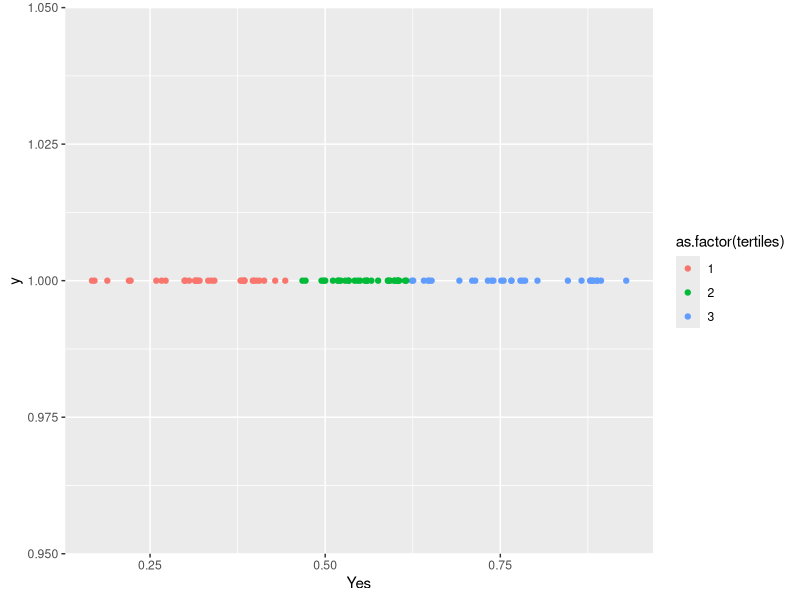

Recreate this plot in R.
library(caret)
library(dplyr)
library(purrr)

# read dataframe
df <- read.csv('../data/banco-conversao-16-10-20.csv')
df_josi <- read.csv('../data/banco-conversao-josi.csv')
df_lu <- read.csv('../data/banco-apesm-3-anos.csv')

# check dataframe structure
#str(df) 

# filter for 468 from 2nd wave
df <- df %>% filter(., !is.na(mora_t2))

# rename rec variable from 2nd dataset
colnames(df_josi)[colnames(df_josi) == "a02rec"] <- "rec"
colnames(df_lu)[colnames(df_lu) == "a02rec"] <- "rec"

# add variables from another dataset
df <- left_join(df, df_josi %>%
   select(rec, starts_with(c("CTQ", "Abuso", "Negligencia", "cluster")), miniA11, miniA12,
          miniA03ATa, miniA03ATb, miniA03ATc1, miniA03ATc2, miniA03ATd, miniA03ATe1,
          miniA03ATe2, miniA03ATf, miniA03ATg), by = "rec")

df <- left_join(df, df_lu %>%
   select(rec, miniC04, miniC05), by = "rec")

# create variable of total BDI score
df <- df %>% mutate(bdi_total = rowSums(select(., starts_with("BDI"))))

# remove observations with suicide risk and psychotic disorder
df <- df %>% filter(., !(miniC04 == 10 | miniC05 == 10 | tpsicoticoatual == 2))

# classificar entre controle e dep grave e testa nos moderados
# treinar com leve e severo, deve ser tirado na hora de treinar o moderado
# de fato não ter moderado no treino

# create outcome variable
df <- df %>% 
      mutate(dep_severa = case_when(
                            # mild depression
                            bdi_total <= 11 &
                            TB_erros != 3 ~ 0,
                            # moderate depression
                            bdi_total >= 12 & bdi_total <= 24 &
                            TB_erros != 3 ~ 1,
                            # severe depression
                            bdi_total > 24 &
                            TB_erros != 3 ~ 2
                      ))

df <- df %>% 
      mutate(dep_dic = case_when(
                            # mild/moderate depression
                            dep_severa == 0 ~ 0,
                            # severe depression
                            dep_severa == 1 | dep_severa == 2 ~ 1
                      ))

# subset dataframe and select variables included in model
matrix <- df %>%
          filter(., (dep_dic == 0 | dep_dic == 1)) %>%
          select(., dep_dic, a03sexo, a05idade, abepdicotomica, cordapele, escolaridade,
                    a36relaciona, b01famil1, b04interna1, b03med1, b06tentsu1, b08famil2,
                    b10med2, b13tentsu2, nemtrabnemestuda, tpanicoatual, fobiasocialatual,
                    fobiaespatual, a16tratpsic, a30interp, moracomalgunsdospais,
                    tagatual, teptatual, tocatual, agorafobiaatual, esquizoide, ansiedade,
                    esquizotipico, paranoide, histrionico, narcisista, borderline, anti_social,
                    evitativo, dependente, compulsivo, alcoolabudep, maconhaabudep,
                    alucinogenosabudep, abudepoutrasdrogas, abudepoutrasdrogasshipnoticos,
                    cigarroabudep, suiciderisk_MINI, CTQ)
#matrix <- df %>%
#          filter(., (dep_dic == 0 | dep_dic == 1)) %>%
#          select(., dep_dic, a03sexo, a05idade, abepdicotomica, cordapele, escolaridade,
#                    a36relaciona, b01famil1, b04interna1, b03med1, b06tentsu1, b08famil2,
#                    b10med2, b13tentsu2, nemtrabnemestuda,
#                    a16tratpsic, a30interp, moracomalgunsdospais,
#                    tagatual, teptatual, tocatual, agorafobiaatual, clusterA, clusterB, clusterC,
#                    alcoolabudep, maconhaabudep,
#                    alucinogenosabudep, abudepoutrasdrogas, abudepoutrasdrogasshipnoticos,
#                    cigarroabudep, suiciderisk_MINI, AbusoSexual, AbusoFisico, AbusoEmocional,
#                    NegligenciaFisica, NegligenciaEmocional)

# correct wrong codification
matrix$alucinogenosabudep[is.na(matrix$alucinogenosabudep)] <- 2
matrix$b01famil1[matrix$b01famil1 == 3 | matrix$b01famil1 == 4] <- 1
matrix$b04interna1[matrix$b04interna1 == 3 | matrix$b04interna1 == 4] <- 1
matrix$b03med1[matrix$b03med1 == 3 | matrix$b03med1 == 4] <- 1
matrix$b06tentsu1[matrix$b06tentsu1 == 3] <- 1
matrix$b08famil2[matrix$b08famil2 == 3 | matrix$b08famil2 == 4] <- 1
matrix$b10med2[matrix$b10med2 == 3 | matrix$b10med2 == 4] <- 1
matrix$b13tentsu2[matrix$b13tentsu2 == 3] <- 1
#matrix$miniA11[matrix$miniA11 == 99] <- ? 
#matrix$miniA12[matrix$miniA12 == 99 | matrix$miniA12 == 168] <- ? 
#matrix$miniA03ATa[matrix$miniA03ATa == 8] <- 0 
#matrix$miniA03ATb[matrix$miniA03ATb == 8] <- 0 

# counting NA values
#sum(is.na(matrix$esquizoide)) # 60
#sum(is.na(matrix$esquizotipico)) # 60
#sum(is.na(matrix$paranoide)) # 60
#sum(is.na(matrix$histrionico)) # 60
#sum(is.na(matrix$narcisista)) # 60
#sum(is.na(matrix$borderline)) # 60
#sum(is.na(matrix$anti_social)) # 60
#sum(is.na(matrix$evitativo)) # 60
#sum(is.na(matrix$dependente)) # 60
#sum(is.na(matrix$compulsivo)) # 60
#sum(is.na(matrix$tagatual)) # 1
#sum(is.na(matrix$teptatual)) # 1
#sum(is.na(matrix$agorafobiaatual)) # 1
#sum(is.na(matrix$alcoolabudep)) # 27
#sum(is.na(matrix$maconhaabudep)) # 27
#sum(is.na(matrix$alucinogenosabudep)) # 0
#sum(is.na(matrix$cigarroabudep)) # 27
#sum(is.na(matrix$abudepoutrasdrogas)) # 27
#sum(is.na(matrix$abudepoutrasdrogasshipnoticos)) # 27
#sum(is.na(matrix$suiciderisk_MINI)) # 2

# remove variables with 10% or more missings
#matrix <- matrix %>% 
#  discard(~sum(is.na(.x))/length(.x)* 100 >= 10)

# int to factor

# miniA11 - idade primeiro ep. depressivo
# miniA12 - quantos períodos distintos de depressao?
# b01famil1 - mãe doença psi
# b04interna1 - internação materna
# b03med1 - mãe medicamento psi
# b06tentsu1 - tentativa suicídio mãe
# b08famil2 - pai doença psi
# b10med2 - pai medicamento psi
# b13tentsu2 - tentativa suicídio pai
# uso_crackandcocaina - uso crack/cocaina
# nemtrabnemestuda - ocupacao atual
# a16tratpsic - tratamento psicologico ao longo da vida
# a30interp - internação ao longo da vida
# moracomalgunsdospais
matrix$a03sexo <- as.factor(matrix$a03sexo)
matrix$abepdicotomica <- as.factor(matrix$abepdicotomica)
matrix$cordapele <- as.factor(matrix$cordapele)
matrix$a36relaciona <- as.factor(matrix$a36relaciona)
matrix$tagatual <- as.factor(matrix$tagatual)
matrix$teptatual <-  as.factor(matrix$teptatual)
matrix$tocatual <- as.factor(matrix$tocatual)
matrix$agorafobiaatual <- as.factor(matrix$agorafobiaatual)
matrix$alcoolabudep <- as.factor(matrix$alcoolabudep)
matrix$maconhaabudep <- as.factor(matrix$maconhaabudep)
matrix$alucinogenosabudep <- as.factor(matrix$alucinogenosabudep)
matrix$abudepoutrasdrogas <- as.factor(matrix$abudepoutrasdrogas)
matrix$abudepoutrasdrogasshipnoticos <- as.factor(matrix$abudepoutrasdrogasshipnoticos)
matrix$cigarroabudep <- as.factor(matrix$cigarroabudep)
matrix$suiciderisk_MINI <- as.factor(matrix$suiciderisk_MINI)
matrix$b01famil1 <- as.factor(matrix$b01famil1)
matrix$b04interna1 <- as.factor(matrix$b04interna1)
matrix$b03med1 <- as.factor(matrix$b03med1)
matrix$b06tentsu1 <- as.factor(matrix$b06tentsu1)
matrix$b08famil2 <- as.factor(matrix$b08famil2)
matrix$b10med2 <- as.factor(matrix$b10med2)
matrix$b13tentsu2 <- as.factor(matrix$b13tentsu2)
matrix$nemtrabnemestuda <- as.factor(matrix$nemtrabnemestuda)
matrix$a16tratpsic <- as.factor(matrix$a16tratpsic)
matrix$a30interp <- as.factor(matrix$a30interp)
matrix$moracomalgunsdospais <- as.factor(matrix$moracomalgunsdospais)
matrix$fobiasocialatual <- as.factor(matrix$fobiasocialatual)
matrix$fobiaespatual <- as.factor(matrix$fobiaespatual)
matrix$tpanicoatual <- as.factor(matrix$tpanicoatual)

# label outcome variable
matrix$dep_dic <- factor(matrix$dep_dic, labels=c("No", "Yes"))

#matrix <- matrix %>%
#          select(., -alucinogenosabudep)

### Remove additional variables ###
#column_list <- list("phq_1", "phq_2", "phq_total", "cotas", "suicidal_attempt",
#                    "alcohol", "alcohol_dose", "alcohol_binge", "Risk_Stratification_Alcohol",
#                    "workload", "bullying_school", "psyc_diag", "Transexual")
#matrix <- matrix[,-which(names(matrix) %in% column_list)]

#str(matrix)

# proportions
prop.table(table(matrix$dep_dic))

##### Creating Train/Test holdout partitions #####
set.seed(200)
partitions <- createDataPartition(matrix$dep_dic, p=0.75, list=FALSE)
train_matrix <- matrix[partitions,]
test_matrix <- matrix[-partitions,]

getmode <- function(v) {
  uniqv <- unique(v)
  uniqv[which.max(tabulate(match(v, uniqv)))]
}

##### Imputate missing values #####
for (i in names(train_matrix)){
  if (is.factor(train_matrix[,i])) {
    print(i)
    mode_value = getmode(train_matrix[,i])
    #recorded_values[1,i] = mode_value
    train_matrix[is.na(train_matrix[,i]),i] = mode_value
    test_matrix[is.na(test_matrix[,i]),i] = mode_value
  } else {
    print(i)
    mean_value = mean(train_matrix[,i], na.rm=TRUE)
    #recorded_values[1,i] = mean_value
    train_matrix[is.na(train_matrix[,i]),i] = mean_value
    test_matrix[is.na(test_matrix[,i]),i] = mean_value
  }
  
}

#str(matrix)

# remove observations with NA values
#matrix <- matrix[complete.cases(matrix), ]

##### Outcome Levels #####
# Just checking if the outcome levels of training and test dataset keep the same proportion
prop.table(table(train_matrix$dep_dic))
prop.table(table(test_matrix$dep_dic))


##### Feature Selection #####
# Remove by correlation (removed alcohol related (> 0.9))
#library(polycor)
#correlate <- train_matrix[,-which(names(train_matrix) == "dep_dic")]
#correlationMatrix <- hetcor(correlate)
#highlyCorrelated <- findCorrelation(correlationMatrix, cutoff=0.5)
#print(highlyCorrelated)

# Remove by rfe
#x = train_matrix[,33]
#y = train_matrix[,-33]

##### Training #####
train_control <- trainControl(method="repeatedcv", number=10, repeats=10, savePredictions=TRUE,
                              classProbs=TRUE, summaryFunction=twoClassSummary)

f_no = table(train_matrix$dep_dic)[1]
f_yes = table(train_matrix$dep_dic)[2]
w_no = (f_yes)/(f_no+f_yes)
w_yes = (f_no)/(f_no+f_yes)
weights <- ifelse(train_matrix$dep_dic == "No", w_no, w_yes)

model <- train(dep_dic ~ ., data=train_matrix,
                     trControl=train_control, weights=weights, method="glmnet")
predictions <- predict(model, test_matrix)
predictions_prob <- predict(model, test_matrix, type="prob")
confusionMatrix(predictions, test_matrix$dep_dic, positive="Yes")
library(pROC)
roc_curve = roc(test_matrix$dep_dic, predictions_prob[, 2], levels=c("Yes","No"))
prepare_risk = predictions_prob
prepare_risk["outcome"] = test_matrix$dep_dic


sensitivities = data.frame(roc_curve$sensitivities)
specificities = data.frame(roc_curve$specificities)
write.csv(sensitivities, file="sensitivities.csv")
write.csv(specificities, file="specificities.csv")
write.csv(prepare_risk, file="predictions.csv")

varImp(model)$importance %>% as.data.frame() %>% arrange(desc(Overall)) %>% head(5)
importance = varImp(model)
importance = importance$importance
write.csv(importance, file="importance.csv")

# test plot

prepare_risk <- prepare_risk %>% as.data.frame() %>% 
  mutate(tertiles = ntile(Yes, 3))

prepare_risk %>% 
    mutate(y = 1) %>%
    ggplot(aes(x = Yes, y = y, color = as.factor(tertiles))) + geom_point()

